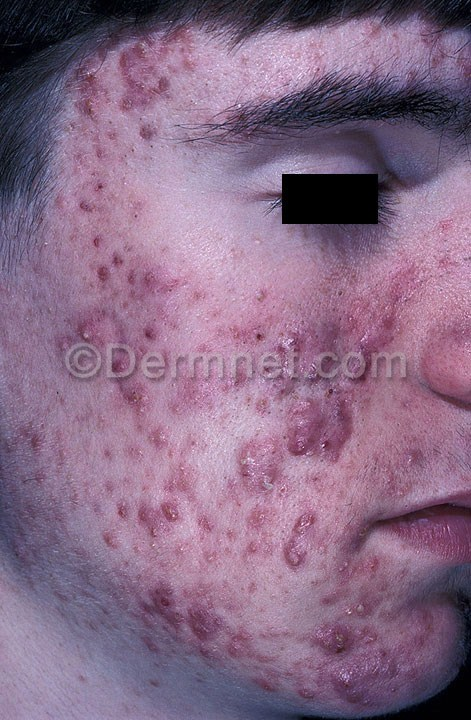
#> input picture dataset/biometric project dataset/train/Acne and Rosacea Photos/acne-cystic-118.jpg, 471 x 720 px; its folder holds only this picture in this run
$ jupyter execute --allow-errors newbiometricproject.ipynb   (shell and % lines are left out)   (older library calls are emulated)
#> lines starting #> are read from the running program, lines starting #| are printed output that depends on the picture
[cell 1]

import numpy as np
import cv2
import os
import argparse
import matplotlib.pyplot as plt
from imutils import paths
from sklearn.model_selection import train_test_split
from sklearn.preprocessing import LabelBinarizer
from sklearn.svm import SVC
from sklearn.neighbors import KNeighborsClassifier
from tensorflow.keras.models import Sequential
from tensorflow.keras.layers import Conv2D, MaxPooling2D, Flatten, Dense, Dropout
from tensorflow.keras.optimizers import Adam
from tensorflow.keras.preprocessing.image import ImageDataGenerator
from sklearn.metrics import classification_report, confusion_matrix

# Argument parsing (for Colab, manually set arguments)
ap = argparse.ArgumentParser()
ap.add_argument("-d", "--dataset", type=str, default="/content/drive/MyDrive/Dataset/train",
                help="path to input dataset")
ap.add_argument("-p", "--plot", type=str, default="skin_disease_plot.png",
                help="path to output loss/accuracy plot")
ap.add_argument("-m", "--model", type=str, default="skin_disease_model.h5",
                help="path to output model")
arguments = ['-d', '/content/drive/MyDrive/Dataset/train', '-p', 'skin_disease_plot.png', '-m', 'skin_disease_model.h5']
args = vars(ap.parse_args(arguments))

# Load and preprocess images
data, labels = [], []
print("[INFO] Loading images...")
imagePaths = list(paths.list_images(args["dataset"]))
for imagePath in imagePaths:
    label = imagePath.split(os.path.sep)[-2]
    image = cv2.imread(imagePath)
#> image is the input picture: shape (720, 471, 3); mean B, G, R 133.2, 106.2, 135.1
    image = cv2.cvtColor(image, cv2.COLOR_BGR2RGB)
    image = cv2.resize(image, (64, 64))  # Smaller size for CNN, SVM, KNN
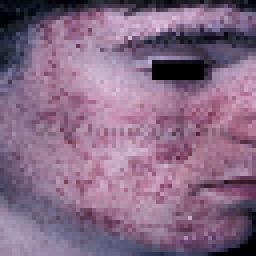
#> image: shape (64, 64, 3) (shown 4 times larger); mean R, G, B 134.9, 106, 132.9
    data.append(image)
    labels.append(label)

data = np.array(data) / 255.0
labels = np.array(labels)

# Encode labels
lb = LabelBinarizer()
labels = lb.fit_transform(labels)
num_classes = labels.shape[1]

# Split dataset
(trainX, testX, trainY, testY) = train_test_split(data, labels, test_size=0.20, random_state=42)
#> trainY = [0]; testY = [1]

# CNN Model
def build_cnn():
    model = Sequential([
        Conv2D(32, (3, 3), activation='relu', input_shape=(64, 64, 3)),
        MaxPooling2D((2, 2)),
        Conv2D(64, (3, 3), activation='relu'),
        MaxPooling2D((2, 2)),
        Flatten(),
        Dense(128, activation='relu'),
        Dropout(0.5),
        Dense(num_classes, activation='softmax')
    ])
    model.compile(loss="categorical_crossentropy", optimizer=Adam(learning_rate=0.001), metrics=["accuracy"])
    return model

#> (the rest of this cell did not finish here and is left out)

[cell 2]
import numpy as np
import cv2
import os
import argparse
import matplotlib.pyplot as plt
from imutils import paths
from tensorflow.keras.models import load_model
from sklearn.metrics import classification_report, roc_curve, auc
from sklearn.svm import SVC
from sklearn.neighbors import KNeighborsClassifier
from sklearn.preprocessing import LabelBinarizer

# Argument parsing
ap = argparse.ArgumentParser()
ap.add_argument("-t", "--testset", type=str, default="/content/drive/MyDrive/Dataset/test", help="path to test dataset")
ap.add_argument("-m", "--model", type=str, default="skin_disease_model.h5", help="path to saved CNN model")
arguments = ['-t', '/content/drive/MyDrive/Dataset/test', '-m', 'skin_disease_model.h5']
args = vars(ap.parse_args(arguments))

# Load test images
data, labels = [], []
print("[INFO] Loading test images...")
imagePaths = list(paths.list_images(args["testset"]))
for imagePath in imagePaths:
    label = imagePath.split(os.path.sep)[-2]
    image = cv2.imread(imagePath)
    image = cv2.cvtColor(image, cv2.COLOR_BGR2RGB)
    image = cv2.resize(image, (64, 64))
    data.append(image)
    labels.append(label)

data = np.array(data) / 255.0
labels = np.array(labels)

# Encode labels
lb = LabelBinarizer()
#> (the rest of this cell did not finish here and is left out)

[cell 3]
from google.colab import drive
drive.mount('/content/drive')

[cell 4]
import numpy as np
import matplotlib.pyplot as plt
from sklearn.metrics import roc_curve, auc, accuracy_score, f1_score

# Assuming you saved the training history during training (e.g., using callbacks)
import json  # or pickle if you used pickle to save

try:
    with open("training_history.json", "r") as f:  # Replace with the actual file name and path if needed
        history = json.load(f)  # or pickle.load(f) if you used pickle

    # Now you can plot using the loaded history:
    plt.figure()
    plt.plot(history["loss"], label="Train Loss")
    plt.plot(history["val_loss"], label="Validation Loss")
    plt.xlabel("Epochs")
    plt.ylabel("Loss")
    plt.title("Training & Validation Loss")
    plt.legend()
    plt.show()

    plt.figure()
    plt.plot(history["accuracy"], label="Train Accuracy")
    plt.plot(history["val_accuracy"], label="Validation Accuracy")
    plt.xlabel("Epochs")
    plt.ylabel("Accuracy")
    plt.title("Training & Validation Accuracy")
    plt.legend()
    plt.show()

except FileNotFoundError:
    print("Training history file not found. Make sure you saved it during training.")
except KeyError as e:
    print(f"Key error in training history file: {e}. The file might be corrupted or missing some keys.")


# ... (Rest of your code for ROC curve, accuracy comparison, etc.)

# ROC Curve for CNN Model (Multiclass)
# Get predicted probabilities for each class
#> (the rest of this cell did not finish here and is left out)

# **haar cascade**

[cell 5]
import os
import cv2
import numpy as np
import joblib
from sklearn.tree import DecisionTreeClassifier
from sklearn.model_selection import train_test_split
from sklearn.metrics import accuracy_score
from skimage.feature import graycomatrix, graycoprops

# Load OpenCV face detector
face_cascade = cv2.CascadeClassifier(cv2.data.haarcascades + "haarcascade_frontalface_default.xml")

def detect_face(image_path):
    # Check if the image file exists
    if not os.path.exists(image_path):
        print(f"Error: Image file not found at {image_path}")
        return None  # Or handle the error appropriately

    image = cv2.imread(image_path)

    # Check if image loading was successful
    if image is None:
        print(f"Error: Failed to load image at {image_path}")
        return None  # Or handle the error appropriately

    gray = cv2.cvtColor(image, cv2.COLOR_BGR2GRAY)
    faces = face_cascade.detectMultiScale(gray, 1.3, 5)

    if len(faces) > 0:
        x, y, w, h = faces[0]  # Take first detected face
        face = gray[y:y+h, x:x+w]
        face = cv2.resize(face, (128, 128))  # Resize for consistency
        return face
    else:
        # Ensure the returned image is grayscale if no face is detected
        resized_gray = cv2.resize(gray, (128, 128))
        return resized_gray
# ... (rest of the code remains the same)
# Extract color histogram features
def extract_color_histogram(image):
    hist = cv2.calcHist([image], [0], None, [256], [0, 256])
    hist = cv2.normalize(hist, hist).flatten()
    return hist

def extract_texture_features(image):
    # Ensure image is 2D grayscale and handle None case
    if image is None:
        return np.array([0, 0, 0, 0, 0])  # Or any suitable default values

    if image.ndim != 2:  # Check dimensions again
        image = cv2.cvtColor(image, cv2.COLOR_BGR2GRAY)  # Convert to grayscale

    glcm = graycomatrix(image, distances=[1], angles=[0], levels=256, symmetric=True, normed=True)
    contrast = graycoprops(glcm, 'contrast')[0, 0]
    dissimilarity = graycoprops(glcm, 'dissimilarity')[0, 0]
    homogeneity = graycoprops(glcm, 'homogeneity')[0, 0]
    energy = graycoprops(glcm, 'energy')[0, 0]
    correlation = graycoprops(glcm, 'correlation')[0, 0]
    return np.array([contrast, dissimilarity, homogeneity, energy, correlation])

# Load dataset and extract features
def load_dataset(data_dir):
    X = []
    y = []
    class_names = sorted(os.listdir(data_dir))
    class_to_index = {class_name: i for i, class_name in enumerate(class_names)}

    for class_name in class_names:
        class_path = os.path.join(data_dir, class_name)
        for img_name in os.listdir(class_path):
            img_path = os.path.join(class_path, img_name)
            face = detect_face(img_path)

            color_features = extract_color_histogram(face)
            texture_features = extract_texture_features(face)
            features = np.hstack((color_features, texture_features))  # Combine both feature sets

            X.append(features)
            y.append(class_to_index[class_name])

    return np.array(X), np.array(y)

# Load dataset
print("Loading dataset...")
X, y = load_dataset("/content/drive/MyDrive/Dataset/train")
#> in detect_face, `gray = cv2.cvtColor(image, cv2.COLOR_BGR2GRAY)`:
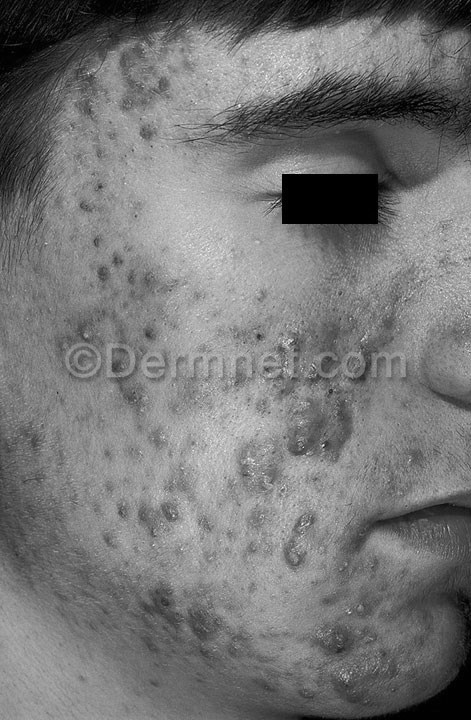
#> gray: shape (720, 471); min 0, max 244, mean 117.9
#> in detect_face, `faces = face_cascade.detectMultiScale(gray, 1.3, 5)`: faces = ()
#> in detect_face, `resized_gray = cv2.resize(gray, (128, 128))`:
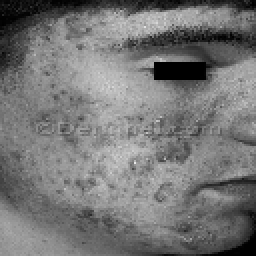
#> resized_gray: shape (128, 128) (shown 2 times larger); min 0, max 232, mean 117.7
#> in extract_color_histogram, `hist = cv2.calcHist([image], [0], None, [256], [0, 256])`: hist = 256 values, max 213 at index 0, min 0 at index 206, mean 64
#> in extract_color_histogram, `hist = cv2.normalize(hist, hist).flatten()`: hist = 256 values, max 0.15 at index 0, min 0 at index 206, mean 0.0451
#> in load_dataset, `color_features = extract_color_histogram(face)`: color_features has the same summary as hist in extract_color_histogram
#> in extract_texture_features, `contrast = graycoprops(glcm, 'contrast')[0, 0]`: contrast = 227
#> in extract_texture_features, `dissimilarity = graycoprops(glcm, 'dissimilarity')[0, 0]`: dissimilarity = 10.77
#> in extract_texture_features, `homogeneity = graycoprops(glcm, 'homogeneity')[0, 0]`: homogeneity = 0.118
#> in extract_texture_features, `energy = graycoprops(glcm, 'energy')[0, 0]`: energy = 0.0192
#> in extract_texture_features, `correlation = graycoprops(glcm, 'correlation')[0, 0]`: correlation = 0.939
#> in load_dataset, `texture_features = extract_texture_features(face)`: texture_features = [227, 10.77, 0.118, 0.0192, 0.939]
#> in load_dataset, `features = np.hstack((color_features, texture_features))`: features = 261 values, max 227 at index 256, min 0 at index 206, mean 0.959
#> y = [0, 1]

# Split into train and test sets
X_train, X_test, y_train, y_test = train_test_split(X, y, test_size=0.2, random_state=42)
#> y_train = [0]; y_test = [1]

# Train Decision Tree Classifier
print("Training Decision Tree model...")
dt_classifier = DecisionTreeClassifier()
dt_classifier.fit(X_train, y_train)

# Evaluate model
y_pred = dt_classifier.predict(X_test)
#> y_pred = [0]
accuracy = accuracy_score(y_test, y_pred)
#> accuracy = 0
print(f"Model Accuracy: {accuracy:.2f}")
#| Model Accuracy: 0.00

# Save trained model
joblib.dump(dt_classifier, "skin_disease_decision_tree.pkl")
print("Model saved as skin_disease_decision_tree.pkl")

[cell 6]
import numpy as np
import joblib
import matplotlib.pyplot as plt
from sklearn.metrics import accuracy_score, classification_report, roc_curve, auc
from sklearn.preprocessing import label_binarize
from sklearn.metrics import precision_recall_fscore_support

# Load the trained Decision Tree model
print("Loading trained model...")
dt_classifier = joblib.load("skin_disease_decision_tree.pkl")

# Load test dataset
print("Loading test dataset...")
#> (the rest of this cell did not finish here and is left out)


# Make predictions
y_pred = dt_classifier.predict(X_test)

# Calculate accuracy
accuracy = accuracy_score(y_test, y_pred)
print(f"Model Accuracy: {accuracy:.2f}")

# Compute Precision, Recall, F1-Score
precision, recall, f1, _ = precision_recall_fscore_support(y_test, y_pred, average="weighted")

print(f"Precision: {precision:.2f}")
print(f"Recall: {recall:.2f}")
print(f"F1-Score: {f1:.2f}")

# Print Classification Report
print("\nClassification Report:")
print(classification_report(y_test, y_pred))

# Binarize labels for ROC-AUC (if more than 2 classes)
num_classes = len(set(y_test))
y_test_bin = label_binarize(y_test, classes=np.arange(num_classes))
y_pred_bin = label_binarize(y_pred, classes=np.arange(num_classes))

# Compute ROC curve and AUC
plt.figure(figsize=(8, 6))
for i in range(num_classes):
    fpr, tpr, _ = roc_curve(y_test_bin[:, i], y_pred_bin[:, i])
    roc_auc = auc(fpr, tpr)
    plt.plot(fpr, tpr, label=f'Class {i} (AUC = {roc_auc:.2f})')

plt.plot([0, 1], [0, 1], 'k--')  # Diagonal line
plt.xlabel("False Positive Rate")
plt.ylabel("True Positive Rate")
plt.title("ROC Curve")
plt.legend()
plt.show()

model haar cascade and cnn in combination

[cell 7]
import os
import cv2
import numpy as np
import joblib
from sklearn.model_selection import train_test_split
from sklearn.preprocessing import LabelEncoder
from scipy.signal import convolve2d
from scipy.special import softmax

# Load OpenCV Haar Cascade for face detection
face_cascade = cv2.CascadeClassifier(cv2.data.haarcascades + "haarcascade_frontalface_default.xml")

# Detect and extract face from an image
def detect_face(image_path):
    image = cv2.imread(image_path)
    # Check if image loading was successful
    if image is None:
        print(f"Error: Could not load image at {image_path}")
        # Handle the error, e.g., skip this image or raise an exception
        return None  # Or a suitable placeholder image

    gray = cv2.cvtColor(image, cv2.COLOR_BGR2GRAY)
    faces = face_cascade.detectMultiScale(gray, 1.3, 5)

    if len(faces) > 0:
        x, y, w, h = faces[0]  # Take the first detected face
        face = gray[y:y+h, x:x+w]
        face = cv2.resize(face, (64, 64))  # Resize for consistency
        return face
    else:
        return cv2.resize(gray, (64, 64))  # Use full image if no face detected

# Custom CNN (Manually Implemented)
 # Custom CNN (Manually Implemented)
class SimpleCNN: # Removed extra indentation (space/tab) at the beginning
    def __init__(self):
        self.conv1 = np.random.randn(3, 3) * 0.01  # Small random kernel
        # Updated shape to match the flattened convolution output
        self.fc1 = np.random.randn(3844, 128) * 0.01  # Assuming convolution output is 3844
        self.fc2 = np.random.randn(128, 3) * 0.01  # 3 output classes

    def relu(self, x):
        return np.maximum(0, x)

    def convolve(self, image, kernel):
        return convolve2d(image, kernel, mode="valid")

    def forward(self, image):
        conv_output = self.relu(self.convolve(image, self.conv1))
        flatten = conv_output.flatten()
        fc1_output = self.relu(np.dot(flatten, self.fc1))
        fc2_output = np.dot(fc1_output, self.fc2)
        return softmax(fc2_output)

    def predict(self, X):
        return np.array([np.argmax(self.forward(x)) for x in X])

# Load dataset and extract features
def load_dataset(data_dir):
    X = []
    y = []
    class_names = sorted(os.listdir(data_dir))
    label_encoder = LabelEncoder()
    labels = label_encoder.fit_transform(class_names)

    for class_name in class_names:
        class_path = os.path.join(data_dir, class_name)
        for img_name in os.listdir(class_path):
            img_path = os.path.join(class_path, img_name)
            face = detect_face(img_path)

            # Ensure all images have the same shape before appending to X
            if face is not None:  # Check if face was detected
                if face.shape != (64, 64):
                    face = cv2.resize(face, (64, 64))  # Resize if necessary
                X.append(face)
                y.append(labels[class_names.index(class_name)])
            else:
                print(f"Skipping image {img_path} due to face detection failure.")
                # Handle the case where detect_face returns None, e.g., skip the image

    return np.array(X), np.array(y), label_encoder


# Load dataset
print("Loading dataset...")
X, y, label_encoder = load_dataset("/content/drive/MyDrive/Dataset/train")
#> in detect_face, `faces = face_cascade.detectMultiScale(gray, 1.3, 5)`: faces = ()
#> in detect_face, `return cv2.resize(gray, (64, 64))`:
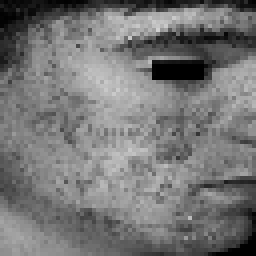
#> returned value: shape (64, 64) (shown 4 times larger); min 0, max 208, mean 117.7

# Normalize images
X = X / 255.0

# Split into train and test sets
X_train, X_test, y_train, y_test = train_test_split(X, y, test_size=0.2, random_state=42)

# Train Custom CNN
print("Training CNN model...")
cnn = SimpleCNN()

# Predict (No actual training since it's a manual CNN; training logic can be added)
y_pred = cnn.predict(X_test)
#> in convolve, `return convolve2d(image, kernel, mode="valid")`:
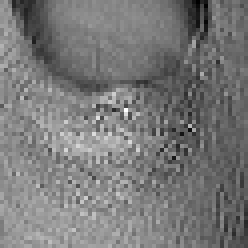
#> returned value: shape (62, 62) float64 (shown 4 times larger); min -0.00113, max 0.0156, mean 0.00681; drawn with min black and max white
#> (the rest of the program and of its run is left out)
